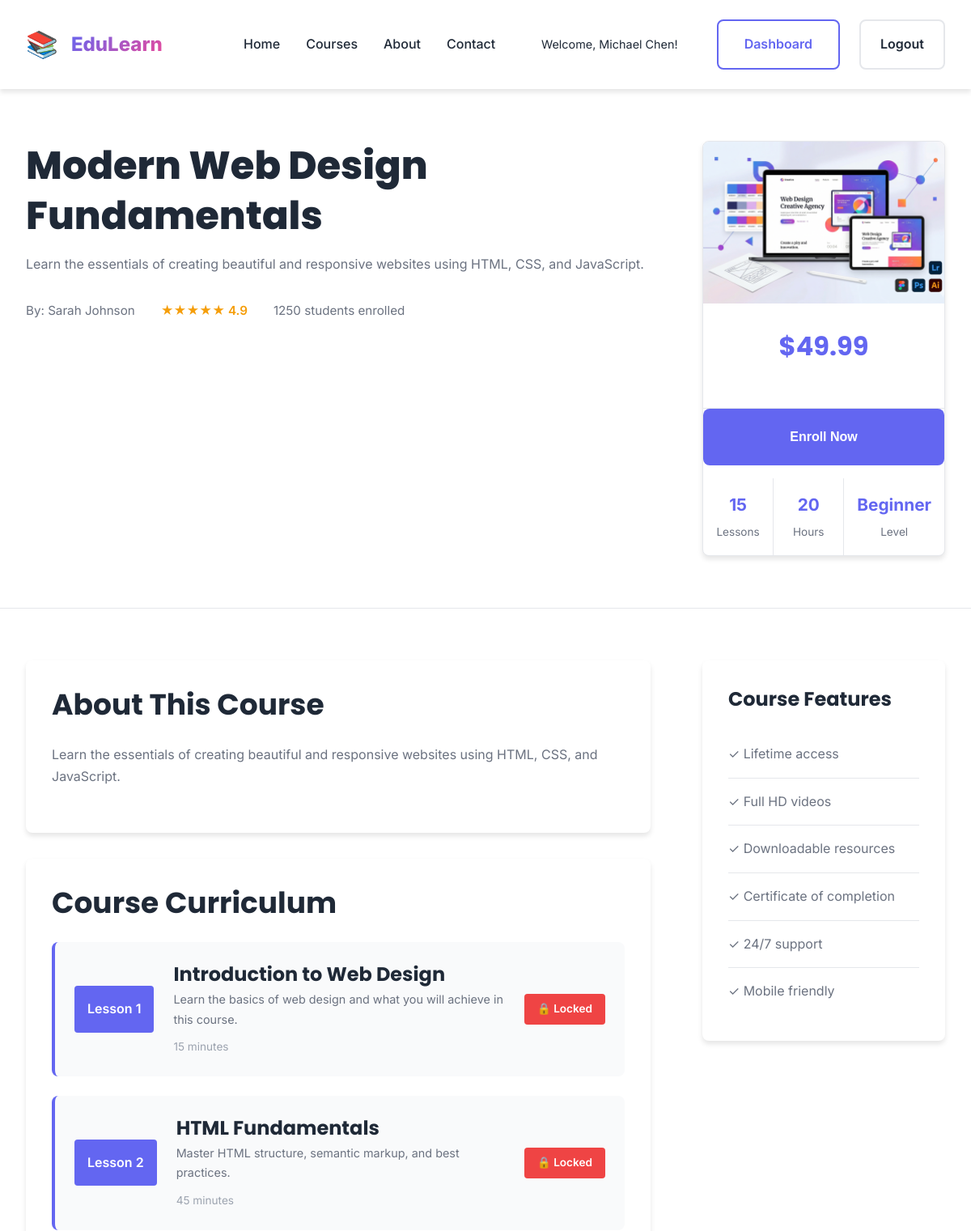
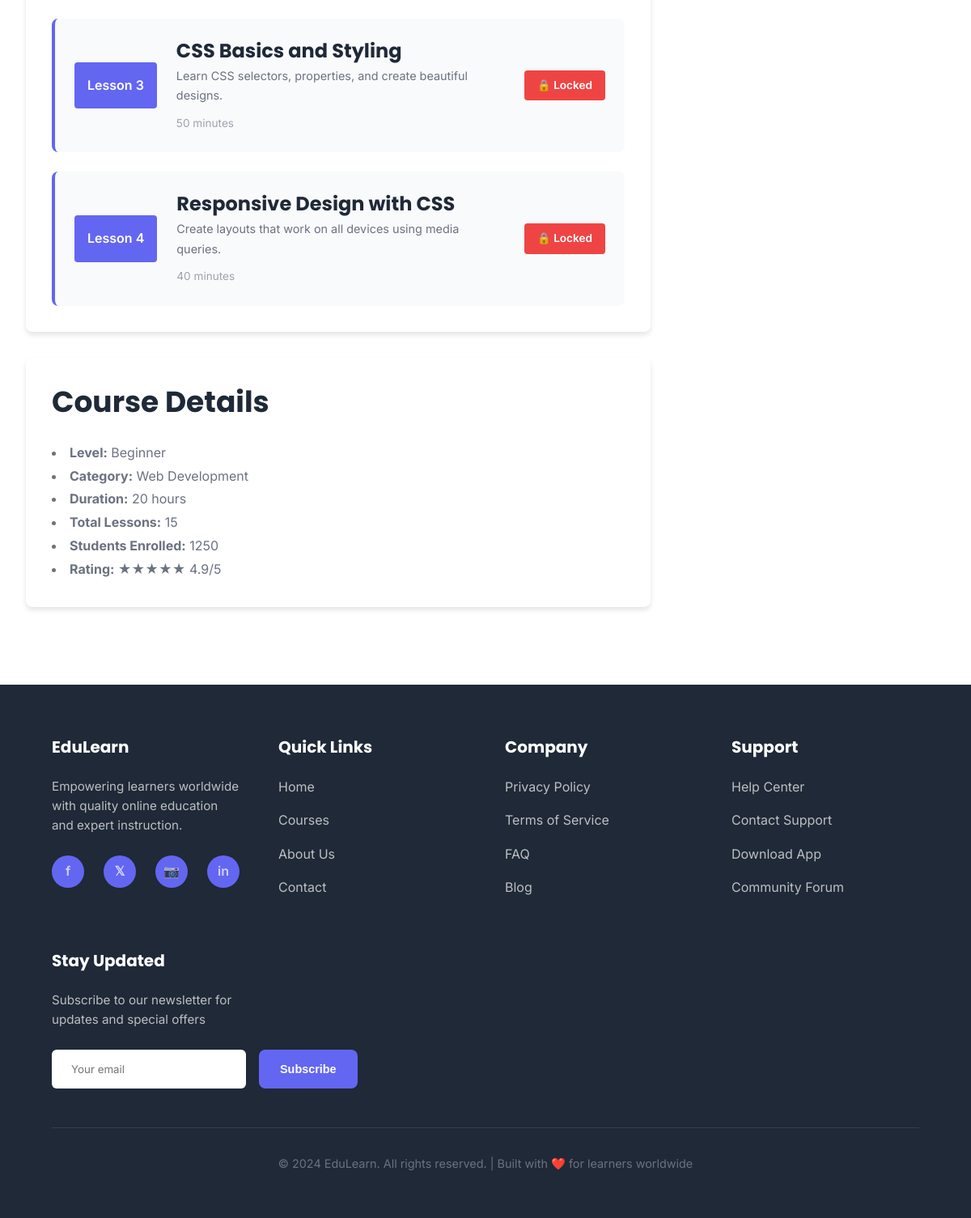
The page /pages/course-detail.php?id=1 (signed in) on the database its author committed (2 pictures, top to bottom).
### tables this page shows
CREATE TABLE IF NOT EXISTS courses (
    id INT AUTO_INCREMENT PRIMARY KEY,
    title VARCHAR(255) NOT NULL,
    description TEXT NOT NULL,
    category VARCHAR(100) NOT NULL,
    instructor_id INT NOT NULL,
    thumbnail VARCHAR(255),
    level ENUM('beginner', 'intermediate', 'advanced') DEFAULT 'beginner',
    price DECIMAL(10, 2) DEFAULT 0.00,
    rating DECIMAL(3, 1) DEFAULT 0.0,
    students_count INT DEFAULT 0,
    duration_hours INT,
    lessons_count INT,
    status ENUM('published', 'draft', 'archived') DEFAULT 'published',
    created_at TIMESTAMP DEFAULT CURRENT_TIMESTAMP,
    updated_at TIMESTAMP DEFAULT CURRENT_TIMESTAMP ON UPDATE CURRENT_TIMESTAMP,
    FOREIGN KEY (instructor_id) REFERENCES users(id),
    INDEX (category),
    INDEX (instructor_id)
);

CREATE TABLE IF NOT EXISTS users (
    id INT AUTO_INCREMENT PRIMARY KEY,
    fullname VARCHAR(100) NOT NULL,
    email VARCHAR(100) NOT NULL UNIQUE,
    phone VARCHAR(20),
    password VARCHAR(255) NOT NULL,
    profile_picture VARCHAR(255),
    bio TEXT,
    role ENUM('student', 'instructor', 'admin') DEFAULT 'student',
    status ENUM('active', 'inactive', 'suspended') DEFAULT 'active',
    created_at TIMESTAMP DEFAULT CURRENT_TIMESTAMP,
    updated_at TIMESTAMP DEFAULT CURRENT_TIMESTAMP ON UPDATE CURRENT_TIMESTAMP,
    INDEX (email),
    INDEX (role)
);

CREATE TABLE IF NOT EXISTS lessons (
    id INT AUTO_INCREMENT PRIMARY KEY,
    course_id INT NOT NULL,
    title VARCHAR(255) NOT NULL,
    description TEXT,
    video_url VARCHAR(255),
    content TEXT,
    duration_minutes INT,
    lesson_number INT,
    resources VARCHAR(255),
    quiz_available BOOLEAN DEFAULT FALSE,
    status ENUM('published', 'draft') DEFAULT 'published',
    created_at TIMESTAMP DEFAULT CURRENT_TIMESTAMP,
    updated_at TIMESTAMP DEFAULT CURRENT_TIMESTAMP ON UPDATE CURRENT_TIMESTAMP,
    FOREIGN KEY (course_id) REFERENCES courses(id),
    INDEX (course_id)
);

### pages/course-detail.php (the view, shortened to what this page needs)
<?php
include '../includes/header.php';
include '../includes/db_connection.php';
$course_id = isset($_GET['id']) ? intval($_GET['id']) : 0;
$is_logged_in = isset($_SESSION['logged_in']) && $_SESSION['logged_in'] === true;
$user_id = isset($_SESSION['user_id']) ? $_SESSION['user_id'] : null;
$course_query = "SELECT c.*, u.fullname as instructor_name FROM courses c LEFT JOIN users u ON c.instructor_id = u.id WHERE c.id = " . $course_id;
$course_result = mysqli_query($connection, $course_query);
$course = mysqli_fetch_assoc($course_result);
$is_enrolled = false;
if ($is_logged_in && $user_id) {
    $enrollment_query = "SELECT id FROM enrollments WHERE student_id = " . $user_id . " AND course_id = " . $course_id;
    $enrollment_result = mysqli_query($connection, $enrollment_query);
    $is_enrolled = mysqli_num_rows($enrollment_result) > 0;
}
$lessons_query = "SELECT * FROM lessons WHERE course_id = " . $course_id . " AND status = 'published' ORDER BY lesson_number";
$lessons_result = mysqli_query($connection, $lessons_query);
$lessons = array();
if ($lessons_result) {
    while ($row = mysqli_fetch_assoc($lessons_result)) {
        $lessons[] = $row;
    }
}
?>
<section class="course-header-section">
    <div class="container">
        <div class="course-header-content">
            <div class="course-header-left">
                <h1><?php echo htmlspecialchars($course['title']); ?></h1>
                <p class="course-description"><?php echo htmlspecialchars($course['description']); ?></p>
                <div class="course-info">
                    <span class="instructor">By: <?php echo htmlspecialchars($course['instructor_name'] ?? 'Unknown'); ?></span>
                    <span class="rating">★★★★★ <?php echo htmlspecialchars($course['rating']); ?></span>
                    <span class="students"><?php echo $course['students_count']; ?> students enrolled</span>
                </div>
            </div>
            <div class="course-header-right">
                <div class="course-card-sidebar">
                    <?php if (!empty($course['thumbnail'])): ?>
                        <img src="<?php echo $path_prefix; ?>images/<?php echo htmlspecialchars($course['thumbnail']); ?>" alt="<?php echo htmlspecialchars($course['title']); ?>" class="course-thumbnail">
                    <?php else: ?>
                        <div class="no-image-placeholder">No Image</div>
                    <?php endif; ?>
                    <div class="course-pricing">
                        <h2 class="price">$<?php echo number_format($course['price'], 2); ?></h2>
                    </div>
                    <?php if ($is_logged_in): ?>
                        <?php if ($is_enrolled): ?>
                            <button class="btn btn-success btn-large">✓ Already Enrolled</button>
                        <?php else: ?>
                            <form method="POST" action="../includes/process-enroll.php" style="width: 100%;">
                                <button type="submit" class="btn btn-primary btn-large">Enroll Now</button>
                            </form>
                        <?php endif; ?>
                    <?php else: ?>
                        <button class="btn btn-primary btn-large" onclick="window.location.href='login.php'">Login to Enroll</button>
                    <?php endif; ?>
                    <div class="course-meta-info">
                        <div class="meta-item">
                            <strong><?php echo $course['lessons_count'] ?? 0; ?></strong>
                            <span>Lessons</span>
                        </div>
                        <div class="meta-item">
                            <strong><?php echo $course['duration_hours'] ?? 0; ?></strong>
                            <span>Hours</span>
                        </div>
                        <div class="meta-item">
                            <strong><?php echo ucfirst($course['level']); ?></strong>
                            <span>Level</span>
                        </div>
                    </div>
                </div>
            </div>
        </div>
    </div>
</section>
<section class="course-content-section">
    <div class="container">
        <div class="course-content-layout">
            <div class="course-main">
                <div class="course-section">
                    <h2>About This Course</h2>
                    <p><?php echo htmlspecialchars($course['description']); ?></p>
                </div>
                <?php if (!empty($lessons)): ?>
                    <div class="course-section">
                        <h2>Course Curriculum</h2>
                        <div class="lessons-list">
                            <?php foreach ($lessons as $index => $lesson): ?>
                                <div class="lesson-item">
                                    <div class="lesson-number">Lesson <?php echo $lesson['lesson_number']; ?></div>
                                    <div class="lesson-content">
                                        <h3><?php echo htmlspecialchars($lesson['title']); ?></h3>
                                        <p><?php echo htmlspecialchars($lesson['description'] ?? ''); ?></p>
                                        <span class="lesson-duration"><?php echo $lesson['duration_minutes']; ?> minutes</span>
                                    </div>
                                    <?php if (!$is_enrolled): ?>
                                        <span class="lesson-lock">🔒 Locked</span>
                                    <?php else: ?>
                                        <span class="lesson-unlock">📖 Available</span>
                                    <?php endif; ?>
                                </div>
                            <?php endforeach; ?>
                        </div>
                    </div>
                <?php endif; ?>
                <div class="course-section">
                    <h2>Course Details</h2>
                    <ul>
                        <li><strong>Level:</strong> <?php echo ucfirst($course['level']); ?></li>
                        <li><strong>Category:</strong> <?php echo htmlspecialchars($course['category']); ?></li>
                        <li><strong>Duration:</strong> <?php echo $course['duration_hours']; ?> hours</li>
                        <li><strong>Total Lessons:</strong> <?php echo $course['lessons_count']; ?></li>
                        <li><strong>Students Enrolled:</strong> <?php echo $course['students_count']; ?></li>
                        <li><strong>Rating:</strong> ★★★★★ <?php echo $course['rating']; ?>/5</li>
                    </ul>
                </div>
            </div>
            <aside class="course-sidebar">
                <div class="sidebar-section">
                    <h3>Course Features</h3>
                    <ul class="features-list">
                        <li>✓ Lifetime access</li>
                        <li>✓ Full HD videos</li>
                        <li>✓ Downloadable resources</li>
                        <li>✓ Certificate of completion</li>
                        <li>✓ 24/7 support</li>
                        <li>✓ Mobile friendly</li>
                    </ul>
                </div>
            </aside>
        </div>
    </div>
</section>
<?php
include '../includes/footer.php';
?>

### rows shown on the page
courses: title "Modern Web Design Fundamentals", description "Learn the essentials of creating beautiful and responsive websites using HTML, CSS, and JavaScript.", instructor.fullname "Sarah Johnson", rating "4.9", students_count "1250", thumbnail (picture), price "49.99", lessons_count "15", duration_hours "20", level "Beginner", category "Web Development"
lessons: lesson_number "1", title "Introduction to Web Design", description "Learn the basics of web design and what you will achieve in this course.", duration_minutes "15"
lessons: lesson_number "2", title "HTML Fundamentals", description "Master HTML structure, semantic markup, and best practices.", duration_minutes "45"
lessons: lesson_number "3", title "CSS Basics and Styling", description "Learn CSS selectors, properties, and create beautiful designs.", duration_minutes "50"
lessons: lesson_number "4", title "Responsive Design with CSS", description "Create layouts that work on all devices using media queries.", duration_minutes "40"

### other values the page prints
$user_name "Michael Chen"
